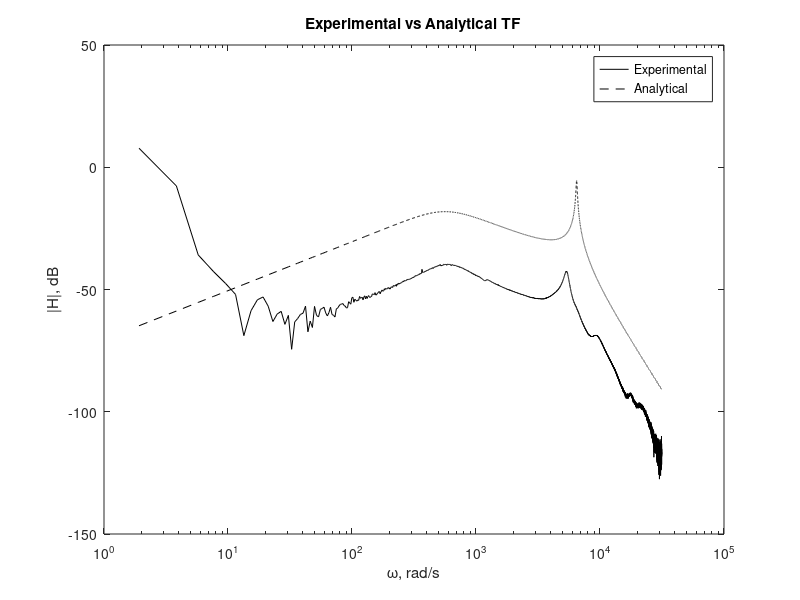

Here is the MATLAB script that generated this plot:
% Lab 5
% Rohan Rajan, Ryan St.Pierre, Doyong Kim
% October 23, 2017
clear;
s = tf('s') 
load('Lab5Data.mat');

sensativityConstantG = 101.2; %% mV/g
sc = sensativityConstantG * (1/100) / 9.8; %% V/m/s^2

%% Adjust EstAccTF by the sensativity constant
EstTFsensAdj = EstAccTF ./ sc;

%% Calculate magnitude, phase, and omega
EstAccMag = abs(EstAccTF);
EstAccPhase = angle(EstAccTF);
EstAccOmega = EstAccF*2*pi;

%% Integrate to velocity
integrationFactor = EstAccOmega .* 1i;
EstTFVel = EstTFsensAdj./integrationFactor;

%% Plot 

EstMag   = abs(EstTFVel);
EstPhase = angle(EstTFVel);
EstOmega = EstAccOmega;

%% Constants 
gTokg = (1/1000);
mspeaker = 10 * gTokg; 
macc = 2 * gTokg;
mair = 0.574 * gTokg;
m = mspeaker + macc + mair;

qemf = 6.6; %% Bl 
Lsp = 0.8e-3; %% mH to H 
Rsp = 6.1; 

ksuspension = 917;
kair = 2698; 
k = kair + ksuspension;

Qm = 1.78;
b = sqrt(ksuspension * mspeaker)/Qm;

%% Guess and check constants
bacc = 0.05;
kacc = 70000;
msair = mspeaker + mair;

%% Define theoretical TF
Hnum = qemf*s*(bacc*s+kacc);
Hden5 = Lsp*macc*msair;
Hden4 = ((b+bacc)*Lsp+msair*Rsp)*macc+msair*Lsp*bacc;
Hden3 = ((k+kacc)*Lsp+(b+bacc)*Rsp+qemf^2)*macc+(kacc*msair+b*bacc)* ...
            Lsp+msair*Rsp*bacc;
Hden2 = Rsp*(k+kacc)*macc+(k*bacc+kacc*b)*Lsp+(kacc*msair+b*bacc)*Rsp+ ...
            qemf^2*bacc;
Hden1 = k*Lsp*kacc+(k*bacc+kacc*b)*Rsp+qemf^2*kacc;
Hden0 = k*kacc*Rsp;
HdenTotal = Hden5 * s^5 + Hden4 * s^4 + Hden3 * s^3 + Hden2 * s^2 + ...
            Hden1 * s + Hden0;

H = Hnum/HdenTotal;

[HMag, HPhase, HOmega] = bode(H, EstAccOmega);
HMag   = squeeze(HMag);
HPhase = squeeze(HPhase);

%% Plot 
hold off;
figure(1);clf;
semilogx(EstOmega, 20*log10(EstMag), 'k-')
hold on;
semilogx(HOmega, 20*log10(HMag), 'k--')
legend('Experimental','Analytical')
xlabel('\omega, rad/s')
ylabel('|H|, dB')
title('Experimental vs Analytical TF')
